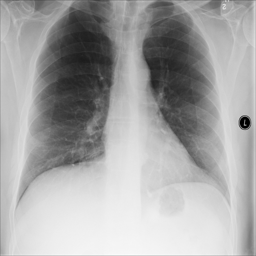
#> input picture images/Normal (635).png, 256 x 256 px, found by its file name; its folder holds only this picture in this run
$ python covid_xray.py
#> lines starting #> are read from the running program, lines starting #| are printed output that depends on the picture
import os
import warnings
warnings.filterwarnings('ignore')
import pandas as pd

import tensorflow as tf
from tensorflow.keras.models import Sequential
from tensorflow.keras.layers import Input, Conv2D, MaxPooling2D, Flatten, Dense, Dropout, BatchNormalization, AveragePooling2D
from tensorflow.keras.preprocessing.image import ImageDataGenerator
from tensorflow.keras.callbacks import EarlyStopping
from tensorflow.keras.regularizers import l2
from tensorflow.keras.callbacks import ReduceLROnPlateau
from sklearn.preprocessing import LabelBinarizer
from tensorflow.keras.initializers import HeNormal

import cv2
from skimage import exposure
import numpy as np
import matplotlib.pyplot as plt

from sklearn.metrics import classification_report, confusion_matrix, roc_auc_score, roc_curve, auc, accuracy_score, recall_score
from sklearn.model_selection import train_test_split
from sklearn.utils.class_weight import compute_class_weight

import numpy as np
import matplotlib.pyplot as plt
from sklearn.model_selection import cross_val_score


# Example usage
data_dir = "/kaggle/input/covid-data/Val"

def load_images_for_visualization(data_dir, target_size=(224, 224)):
#> called with data_dir = '/kaggle/input/covid-data/Val', target_size = (224, 224)
    categories = ['COVID-19', 'Non-COVID', 'Normal']
    original_images = []
    masked_images = []
    labels = []

    for category in categories:
        images_path = os.path.join(data_dir, category, 'images')
        masks_path = os.path.join(data_dir, category, 'lung masks')

        for filename in sorted(os.listdir(images_path)):
            img_path = os.path.join(images_path, filename)
            mask_path = os.path.join(masks_path, filename)

            img = cv2.imread(img_path, cv2.IMREAD_GRAYSCALE)
#> img is the input picture: shape (256, 256); min 0, max 251, mean 165.8
            mask = cv2.imread(mask_path, cv2.IMREAD_GRAYSCALE)

            # Resize image
            img = cv2.resize(img, target_size)
#> img: shape (224, 224)
            mask = cv2.resize(mask, target_size)
            img_masked = cv2.bitwise_and(img, img, mask=mask)

            original_images.append(img)
            masked_images.append(img_masked)
            labels.append(category)

    # Convert lists to NumPy arrays for element-wise operations
    original_images = np.array(original_images)
    masked_images = np.array(masked_images)

    # One-hot encode the labels
    lb = LabelBinarizer()
    labels = lb.fit_transform(labels)

    return original_images, masked_images, labels

def preprocess_pipeline(image, ksize, threshold=False):
    image = image.astype(np.uint8)

    if threshold:
        # Apply adaptive thresholding
        image = cv2.adaptiveThreshold(image, 255, cv2.ADAPTIVE_THRESH_GAUSSIAN_C, cv2.THRESH_BINARY, 11, 2)

    # Contrast Limited Adaptive Histogram Equalization (CLAHE)
    clahe = cv2.createCLAHE(clipLimit=2.0, tileGridSize=(8,8))
    image = clahe.apply(image)

    # Apply Gaussian blur
    image = cv2.GaussianBlur(image, (ksize, ksize), 0)

    return image

def preprocess_images(image_array, ksize=5, threshold=False):
    processed_images = []
    for image in image_array:
        processed_image = preprocess_pipeline(image, ksize, threshold) / 255.0  # Normalize the image
        if len(processed_image.shape) == 2:  # Check if the image is 2D
            processed_image = np.expand_dims(processed_image, axis=-1)  # Expand dimensions if necessary
        processed_images.append(processed_image)

    return np.array(processed_images)

# Pipeline 1 (No preprocessing)
original_images, masked_images, labels = load_images_for_visualization(data_dir)
#> labels = [[1, 0, 0], [0, 1, 0], [0, 0, 1]]
# Expand one dimension so the array can be used in the CNN
original_images = np.expand_dims(original_images, axis=-1)

# Pipeline 2 (Histogram equalization and Gaussian blur)
images_pipeline2 = preprocess_images(original_images, ksize=5, threshold=False)
#> the loop in preprocess_images, `for image in image_array:` made 3 passes
#> pass 1, in preprocess_pipeline, `image = clahe.apply(image)`:
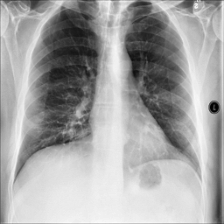
#> image: shape (224, 224); min 2, max 252, mean 164.5
#> after the loop in preprocess_images, `for image in image_array:`: processed_images = 3 items

# Print the shapes
print("Pipeline images shape:", images_pipeline2.shape)
#| Pipeline images shape: (3, 224, 224, 1)

# [131 lines left out: functions plot_training_history, plot_confusion_matrix_and_roc_auc, model_performance, extract_features, fisher_discriminant_ratio, evaluate_feature_set, not called in this run]

# Pipeline to train CNN model 1
def train_cnn_model_aug(model_fn, input_shape, X, y, optimizer='adam', loss='categorical_crossentropy', epochs=10, batch_size=32):
    X_train, X_temp, y_train, y_temp = train_test_split(X, y, test_size=0.3, random_state=42)
    X_val, X_test, y_val, y_test = train_test_split(X_temp, y_temp, test_size=0.5, random_state=42)

    model = model_fn(input_shape, optimizer=optimizer, loss=loss)

    es = EarlyStopping(monitor='val_loss', mode='min', verbose=1, patience=5)
    reduce_lr = ReduceLROnPlateau(monitor='val_loss', factor=0.2, patience=3, min_lr=0.0001)

    datagen = ImageDataGenerator(
    rotation_range = 10,
    shear_range = 0.2,
    zoom_range = 0.2,
    horizontal_flip = True,
    fill_mode='nearest',
    )

    # Initialize the data generator with the training data
    datagen.fit(X_train)

    # Ensure y_train is in the correct format
    if len(y_train.shape) > 1 and y_train.shape[1] > 1:
        y_train_flat = np.argmax(y_train, axis=1)
    else:
        y_train_flat = y_train

    # Compute class weights
    class_weights = compute_class_weight(class_weight='balanced', classes=np.unique(y_train_flat), y=y_train_flat)

    # Convert to a dictionary format required by Keras
    class_weights = dict(enumerate(class_weights))

    history = model.fit(datagen.flow(X_train, y_train, batch_size=32), epochs=epochs, batch_size=batch_size, validation_data=(X_val, y_val), callbacks=[es, reduce_lr], class_weight=class_weights)
    model_performance(model, history, X_val, y_val)

    return model, history, X_val, y_val, X_test, y_test

# Define the CNN model 3
# [26 lines left out: function create_cnn_model3, not called in this run]

# List of datasets
datasets = [images_pipeline2]
input_shape = original_images[0].shape
#> input_shape = (224, 224, 1)

# Training CNN model on all datasets. Record the accuracy and ROC AUC scores and show the table at the end
for i, data in enumerate(datasets):
    print(f"Training on dataset {i+1}/{len(datasets)}")
#> (the run stopped early here; a loop or call above may not have finished)
